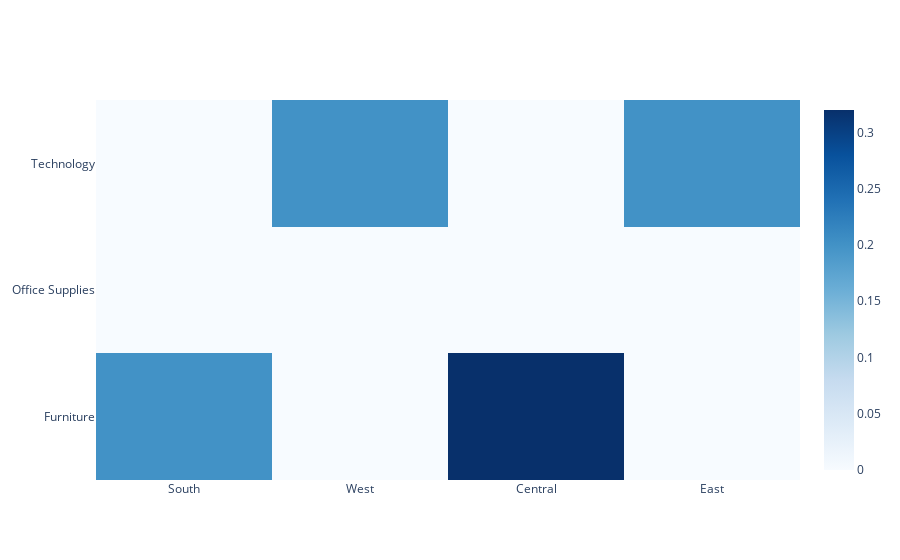

Notebook source saved alongside this figure:
### Markdown cell above
From above heatmap we observed that in <b>Central Region, Furnitures Category are having maximum sales</b>.

### Code cell
trace=go.Heatmap(x=df['Region'],
                y=df['Category'],
                z=df['Discount'],
                type='heatmap',
                 colorscale='Blues'
                )

data = [trace]
fig = go.Figure(data = data)
iplot(fig)

### Figure 1 — Plotly figure (JSON) as saved in the notebook; plotly's stock layout.template omitted (floating-point values rounded to 4 significant figures; data arrays with more than 128 entries replaced by an {"elided": "..."} marker saying what was removed)
{"data": [{"colorscale": [[0, "rgb(247,251,255)"], [0.125, "rgb(222,235,247)"], [0.25, "rgb(198,219,239)"], [0.375, "rgb(158,202,225)"], [0.5, "rgb(107,174,214)"], [0.625, "rgb(66,146,198)"], [0.75, "rgb(33,113,181)"], [0.875, "rgb(8,81,156)"], [1, "rgb(8,48,107)"]], "type": "heatmap", "x": {"elided": "9977 str values"}, "y": {"elided": "9977 str values"}, "z": {"elided": "9977 float values"}}], "layout": {}}
